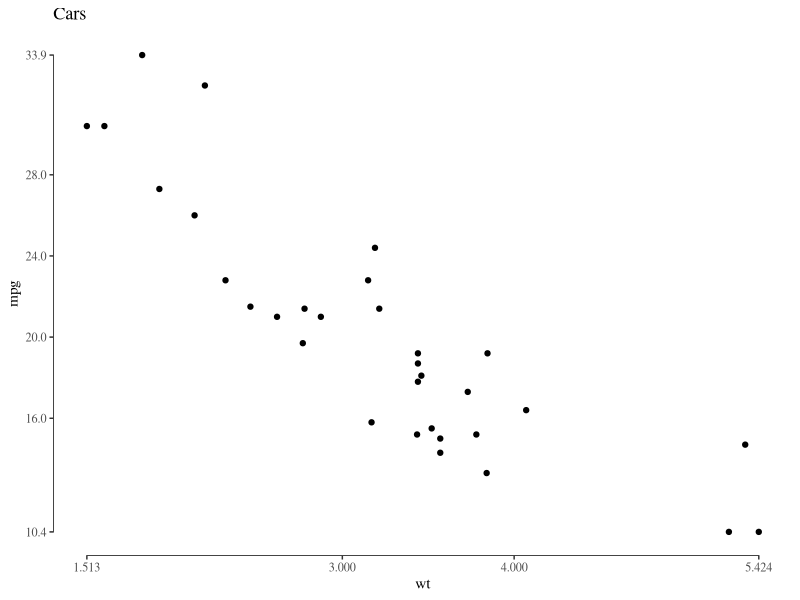
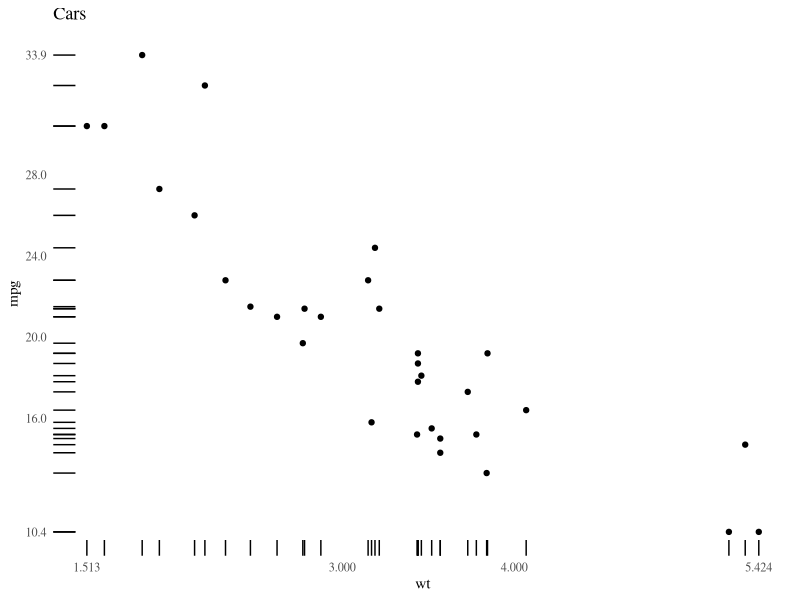

Here is the R script that generated these plots, in order:
library(ggthemes)


### Name: theme_tufte
### Title: Tufte Maximal Data, Minimal Ink Theme
### Aliases: theme_tufte

### ** Examples

library("ggplot2")

p <- ggplot(mtcars, aes(x = wt, y = mpg)) +
  geom_point() +
  scale_x_continuous(breaks = extended_range_breaks()(mtcars$wt)) +
  scale_y_continuous(breaks = extended_range_breaks()(mtcars$mpg)) +
  ggtitle("Cars")

p + geom_rangeframe() +
  theme_tufte()

p + geom_rug() +
 theme_tufte(ticks = FALSE)
